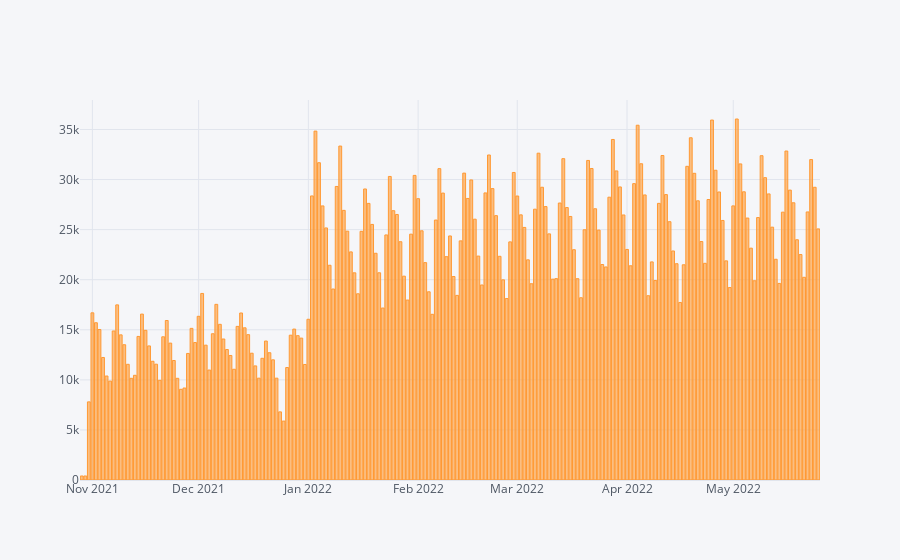

The cell this chart's notebook holds for it:
### Code cell
data_paths = glob.glob('../PostHog/data/*.csv')
frames = [pd.read_csv(path, names=['title', 'language', 'icon', 'id', 'timestamp']) for path in data_paths]
data = pd.concat(frames)
data = data.drop_duplicates(subset=['id'])
data['timestamp'] = pd.to_datetime(data['timestamp'])
data['title'] = data['title'].str.strip()
print(len(data))
data.groupby(pd.Grouper(key='timestamp', axis=0, freq='1D'))['id'].count().iplot(kind='bar')

### Figure 1 — Plotly figure (JSON) as saved in the notebook; plotly's stock layout.template omitted (floating-point values rounded to 4 significant figures; data arrays with more than 128 entries replaced by an {"elided": "..."} marker saying what was removed)
{"data": [{"marker": {"color": "rgba(255, 153, 51, 0.6)", "line": {"color": "rgba(255, 153, 51, 1.0)", "width": 1}}, "name": "id", "orientation": "v", "text": "", "type": "bar", "x": {"elided": "209 str values"}, "y": {"elided": "209 int values"}}], "layout": {"legend": {"bgcolor": "#F5F6F9", "font": {"color": "#4D5663"}}, "paper_bgcolor": "#F5F6F9", "plot_bgcolor": "#F5F6F9", "title": {"font": {"color": "#4D5663"}}, "xaxis": {"gridcolor": "#E1E5ED", "showgrid": true, "tickfont": {"color": "#4D5663"}, "title": {"font": {"color": "#4D5663"}, "text": ""}, "zerolinecolor": "#E1E5ED"}, "yaxis": {"gridcolor": "#E1E5ED", "showgrid": true, "tickfont": {"color": "#4D5663"}, "title": {"font": {"color": "#4D5663"}, "text": ""}, "zerolinecolor": "#E1E5ED"}}}
